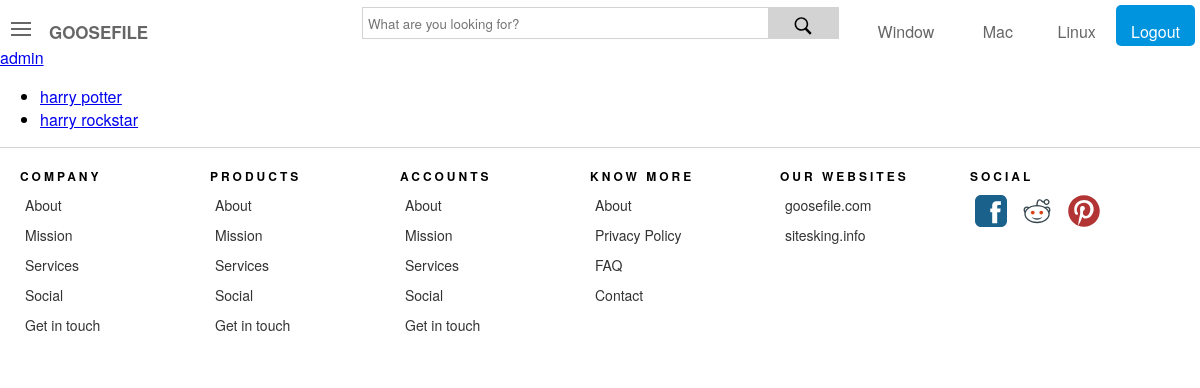
Page /movie_list/ on the earlier database version.
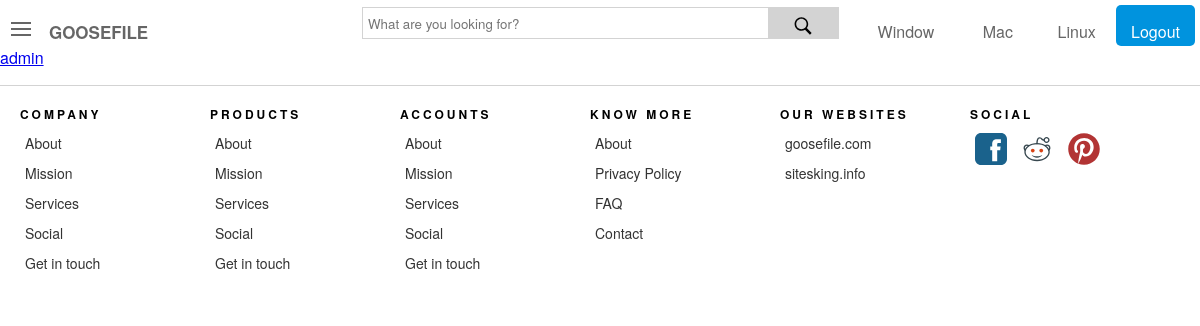
Same page on the later database version.
### movies_list/models.py (models this page shows, shortened)
class Movies_list(models.Model):
	id=models.AutoField(primary_key=True)
	name=models.TextField(blank=False,null=False)
	genre_list_id=models.IntegerField(blank=False,null=False)
	cast_id=models.IntegerField()
	director_id=models.IntegerField()
	writer_id=models.IntegerField()
	country_id=models.IntegerField(default=1)
	story_line=models.TextField()
	season_id=models.IntegerField(blank=True)
	cost=models.IntegerField()
	award_id=models.IntegerField()
	release=models.DateField(auto_now=False, auto_now_add=False)
	created_at=models.DateTimeField(auto_now=True, auto_now_add=False)
	language_id=models.IntegerField(default=25)
	imdb_ratting=models.FloatField()
	trailer_link=models.TextField()
	views=models.IntegerField(default=0)
	likes=models.IntegerField(default=0)
	ratting=models.FloatField(default=0.0)
	imdb_link=models.TextField()
	tags=models.TextField()
	class Meta:
		verbose_name_plural = "movies_list"

### movies_list/views_ext.py (the view)
# urls.py: path('movie_list/',include('movies_list.urls')),
def movies_list(request):
	handler=Handler()
	movie_list=handler.get_all_movie_list(10)
	context={
		'movie_list':movie_list
	}
	return render(request,'movies_list_html/movie_list.html',context)

### movies_list/main_view.py (called while the page is built)
	def get_all_movie_list(self,x):
		try:
			all_movie_list=Movies_list.objects.all()[:x]
		except Movies_list.DoesNotExist:
			all_movie_list=None
		return all_movie_list

### movies_list/Templates/movies_list_html/movie_list.html
{% include "includes/header.html"%}
<a href="../admin/">admin</a>
<ul>
	{% for movie in movie_list %}
		<li><a href="../movie/{{movie.id}}">{{movie.name}}</a></li>
	{%endfor%}
</ul>
{% include "includes/footer.html"%}

Differences in the rows shown:
removed Movies_list: name "harry potter"
removed Movies_list: name "harry rockstar"
